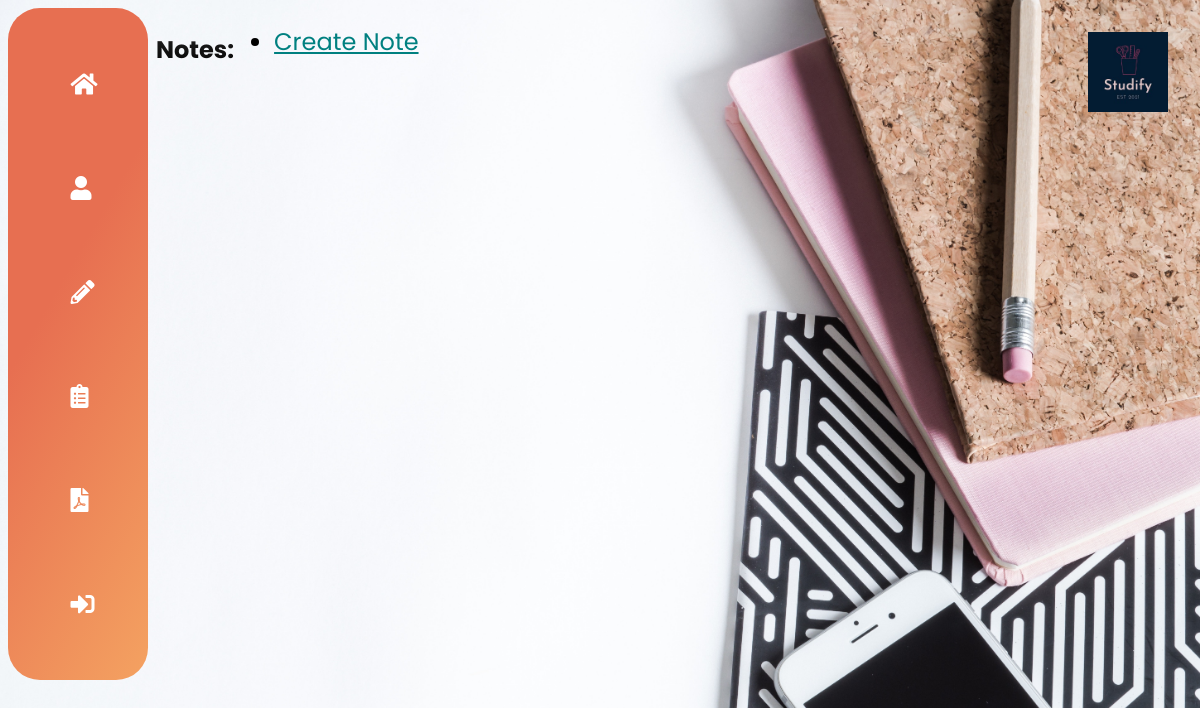
Page /notes/ (signed in) on the earlier database version.
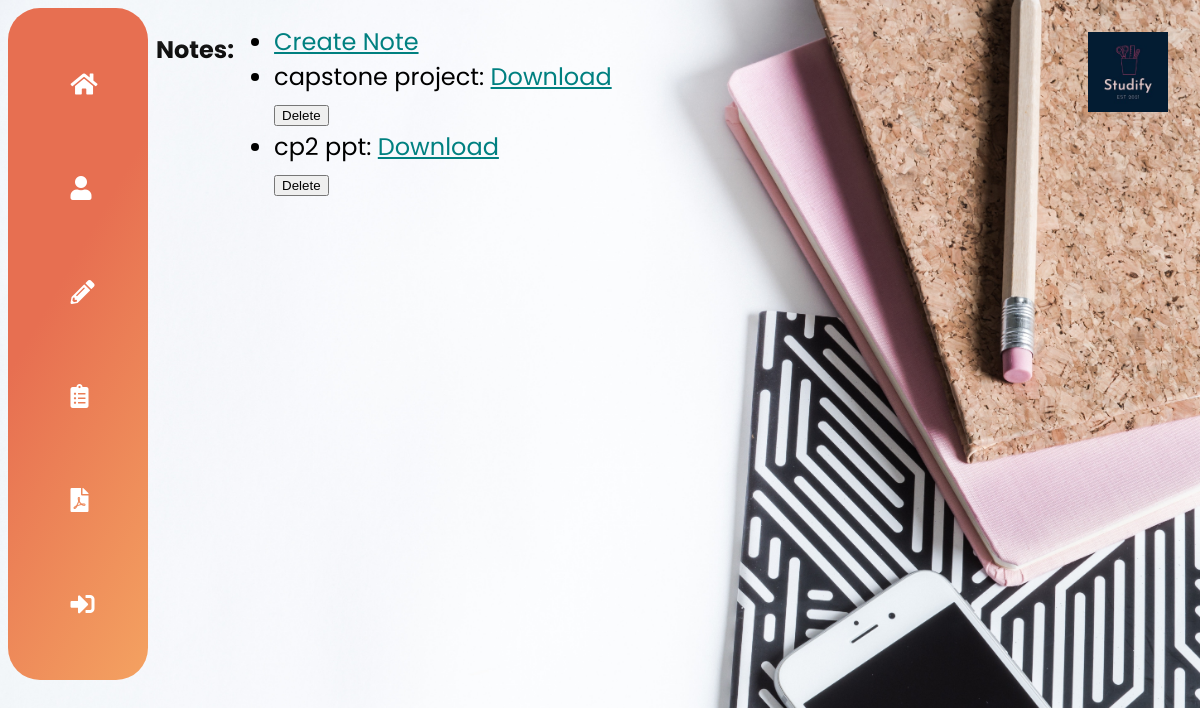
Same page on the later database version.
### notes/models.py (models this page shows, shortened)
class Note(models.Model):
    user = models.ForeignKey(User, on_delete=models.CASCADE,related_name="usernotes")
    title = models.CharField(max_length=512)
    pdf = models.FileField(upload_to="pdf")

### notes/views.py (the view)
# urls.py: path('', views.viewnote, name="viewnote"),
def viewnote(request):
    return render(request, 'notes/viewnotes.html', {'notes': Note.objects.all()})

### notes/templates/notes/viewnotes.html (shortened to what this page needs)
{% extends "main/base.html" %}
{% load static %}
{% block container %}
<link rel="stylesheet" href="{% static 'css/viewnotes.css' %}">
<h4>Notes: </h4>
<br>
<ul>
    <li><a href="{% url 'createnote' %}" class="notes">Create Note</a></li>
{% for note in user.usernotes.all %}
<li>{{note.title}}: <a href="{{note.pdf.url}}" class="notes" download>Download</a>
<form action="{% url 'deletenote' note.id %}" method="POST">
<button class="btn-delete" type="submit">Delete</button>
</form>
</li>
{% endfor %}
</ul>
{% endblock %}

### main/templates/main/base.html (shortened to what this page needs)
<!DOCTYPE html>
{% load static %}
<html lang="en">
<head>
    <link rel="stylesheet" type="text/css" href="{% static 'css/main.css' %}">
    <link rel="stylesheet" href="https://cdnjs.cloudflare.com/ajax/libs/font-awesome/5.15.3/css/all.min.css"
 />
</head>
<body>
<a href="/"><img class="logo" src="{% static 'css/images/logo.jpeg' %}"></a>
    <div style="display: flex;">
        {% if user.is_authenticated %}
        <div class="side-nav">
            <ul>
                <div class="tooltip">
                    <li><a href="/"><i id="Home" class="fas fa-home tool-hover"></i></a></li>
                </div>
                <div class="tooltip">
                    <li><a href="/admin"><i id="Profile" class="fas fa-user tool-hover"></i></a></li>
                </div>
                <div class="tooltip">
                    <li><a href="/create/"><i id="Create List" class="fas fa-pencil-alt tool-hover"></i></a></li>
                </div>
                <div class="tooltip">
                    <li><a href="/view"><i id="View  List" class="fas fa-clipboard-list tool-hover"></i></a></li>
                </div>
                <div class="tooltip">
                    <li><a href="/notes"><i id="Notes" class="fas fa-file-pdf tool-hover"></i></a></li>
                </div>
                {% if user.is_authenticated %}
                <div class="tooltip">
                    <li><a href="/logout"><i id="Logout" class="fas fa-sign-in-alt tool-hover"></i></a></li>
                </div>
                {% endif %}
            </ul>
        </div>
        {% endif %}
        {% block container %}
        {% endblock %}
    </div>
</body>
</html>

### main/static/css/main.css (style rules this page uses)
:root { --primary1:#eeeeee; --primary2: #00adb5; --dark-red:#630000; --gray:#393e46; --accent:#222831; }
html { background-image: url(images/background.jpg); background-repeat: no-repeat; background-size: 100%; max-height: 100vh; }
body { padding: 0; margin: 0; box-sizing: border-box; font-family: 'Poppins', sans-serif; font-size: x-large; }
.side-nav { width:140px; max-height:140vh; background:linear-gradient(120deg,#e76f51 40%,#f4a261); color:white; top:0; left:0; border-radius: 2rem; margin: 8px; }
i { text-decoration: none; color: white; }
.side-nav li { list-style: none; padding-right: 1.1rem; margin:3rem 0rem; list-style:none; overflow: hidden; }
i { padding:1rem 0rem }
.tooltip { position: relative; padding-left: 1.4rem; }
.logo { width:80px; height: 80px; padding: 2rem; border-radius: 2rem; position: sticky; top:0%; right:0%; float: right; cursor: pointer; }

### notes/static/css/viewnotes.css (style rules this page uses)
h4 { background:linear-gradient(#222,#000); max-height: 40px; -webkit-background-clip: text; -webkit-text-fill-color: transparent; }

### notes/templates/notes/viewnotes.html (style rules this page uses)
li .notes { color: teal; }

Differences in the rows shown:
added Note: title "capstone project"
added Note: title "cp2 ppt"
